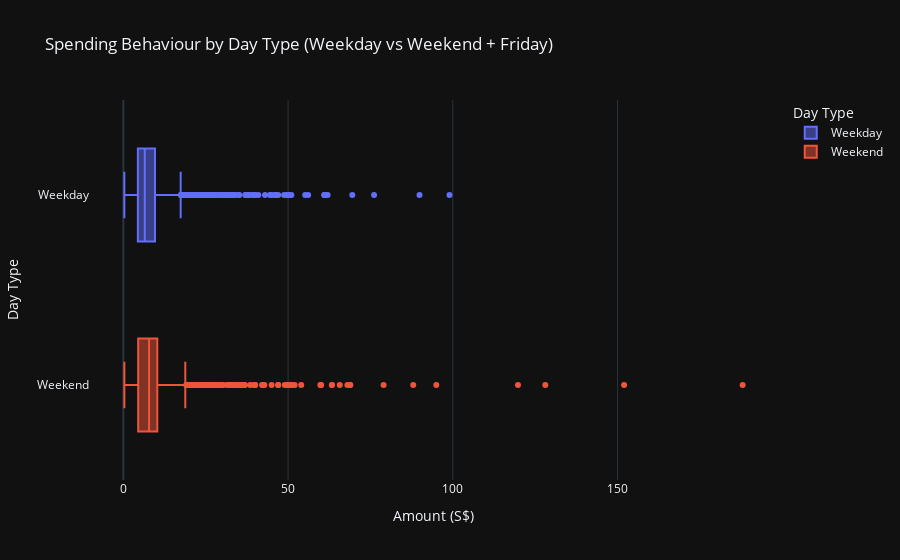

Notebook code for this chart:
### Code cell
# Boxplot for Expenses Based on Day Type (Weekday vs Weekend)
fig = px.box(
    EXPENSES_WEEKEND_LABELLED_2,
    x="Amount",
    y="Day Type",
    color="Day Type",
    title="Spending Behaviour by Day Type (Weekday vs Weekend + Friday)",
    template="plotly_dark",
    orientation="h"
)

fig.update_layout(
    xaxis_title="Amount (S$)",
    yaxis_title="Day Type", 
)

fig.show()

FIG_TITLE = fig.layout.title.text if fig.layout.title else "Untitled Plot"
PLOT_CAPTION = f"""
Upon looking at the presented boxplot, the Spending is still greater on Weekends than it is on Weekdays. The signficance test is going to be recalculated to confirm the findings.
"""

PLOT_CAPTION_WRAPPED = textwrap.fill(PLOT_CAPTION, width=130)
print(PLOT_CAPTION_WRAPPED)

print("\n--------------------------------\n")

SAVE_PLOT_AND_REGISTER(
    fig,
    FILENAME="SPENDING_BEHAVIOUR_WEEKEND_VS_WEEKDAY_RECALCULATED.png",
    TITLE=FIG_TITLE,
    CAPTION=PLOT_CAPTION_WRAPPED
)

### Figure 1 — Plotly figure (JSON) as saved in the notebook; plotly's stock layout.template omitted (floating-point values rounded to 4 significant figures; data arrays with more than 128 entries replaced by an {"elided": "..."} marker saying what was removed)
{"data": [{"alignmentgroup": "True", "hovertemplate": "Day Type=%{y}<br>Amount=%{x}<extra></extra>", "legendgroup": "Weekday", "marker": {"color": "#636efa"}, "name": "Weekday", "notched": false, "offsetgroup": "Weekday", "orientation": "h", "showlegend": true, "type": "box", "x": {"elided": "2153 float values"}, "x0": " ", "xaxis": "x", "y": {"elided": "2153 str values"}, "y0": " ", "yaxis": "y"}, {"alignmentgroup": "True", "hovertemplate": "Day Type=%{y}<br>Amount=%{x}<extra></extra>", "legendgroup": "Weekend", "marker": {"color": "#EF553B"}, "name": "Weekend", "notched": false, "offsetgroup": "Weekend", "orientation": "h", "showlegend": true, "type": "box", "x": {"elided": "1514 float values"}, "x0": " ", "xaxis": "x", "y": {"elided": "1514 str values"}, "y0": " ", "yaxis": "y"}], "layout": {"boxmode": "overlay", "legend": {"title": {"text": "Day Type"}, "tracegroupgap": 0}, "title": {"text": "Spending Behaviour by Day Type (Weekday vs Weekend + Friday)"}, "xaxis": {"anchor": "y", "domain": [0, 1], "title": {"text": "Amount (S$)"}}, "yaxis": {"anchor": "x", "categoryarray": ["Weekend", "Weekday"], "categoryorder": "array", "domain": [0, 1], "title": {"text": "Day Type"}}}}
